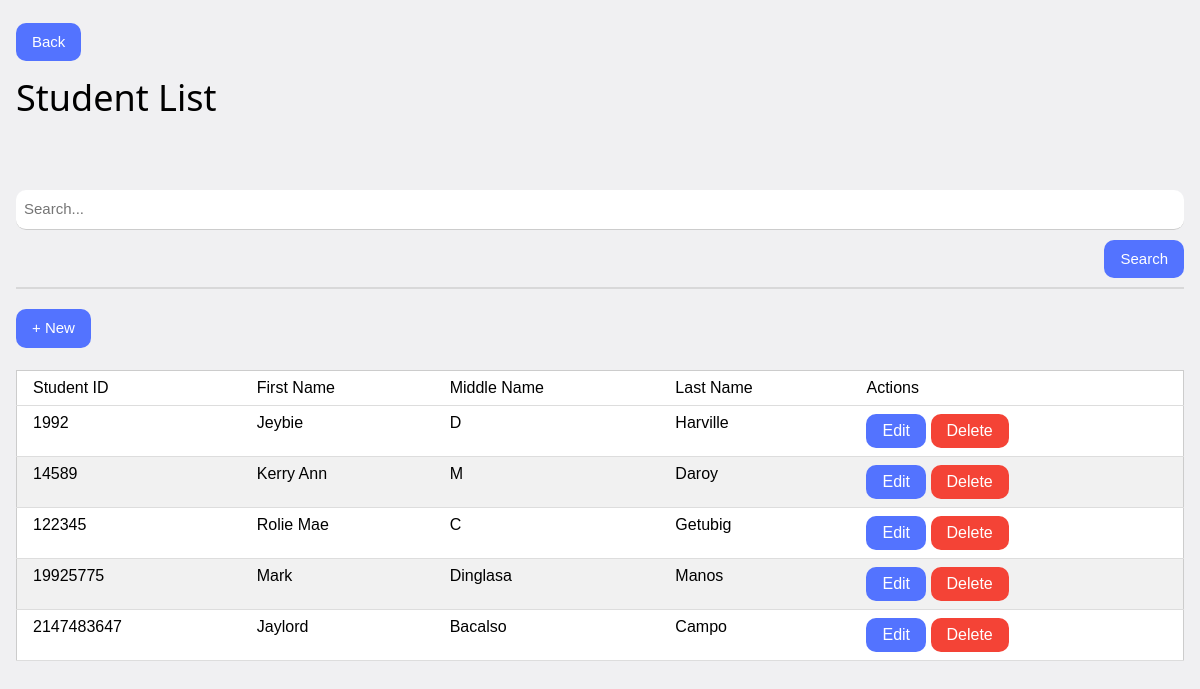
Page /students/index.php on the committed database.
### tables this page shows
CREATE TABLE `student` (
  `studID` int(11) NOT NULL,
  `studFName` text NOT NULL,
  `studMName` text NOT NULL,
  `studLName` text NOT NULL
);

### students/index.php (the view, shortened to what this page needs)
<?php
	include("../includes/config.php");
	include("../includes/header.php");
?>
	<body>
		<div class="w3-container">
			<br>
			<button onclick="location.href='../.'" class="w3-button w3-iskalar border-radius" >Back</button>
			<div class="border-radius">
				<h1>Student List</h1>
				<br>
				<br>
				<form action="search.php" method="POST">
					<div class="form-group">
						<input type="text" class="w3-input border-radius"  name="searchID" placeholder="Search..." required />
						<input type="submit" class="w3-button w3-iskalar border-radius w3-right" style="margin-top:10px;" name="search" value="Search" />
					</div>
				</form>
				<br>
				<hr style="border:1px solid rgba(0,0,0,0.1);">
				<button onclick="location.href='add.php'" class="w3-button w3-iskalar border-radius " style="margin-top:0px;" >+ New</button><br><br>
				<table class="w3-table-all">
					<thead>
						<tr>
							<td>Student ID</td>
							<td>First Name</td>
							<td>Middle Name</td>
							<td>Last Name</td>
							<td >Actions</td>
						</tr>
					</thead>
					<tbody>
					<?php
					$sql ="SELECT * FROM `student`";
					$query=$conn->query($sql);
					while($row=$query->fetch_assoc()){
					echo "
						<tr>
							<td>".$row['studID']."</td>
							<td>".$row['studFName']."</td>
							<td>".$row['studMName']."</td>
							<td>".$row['studLName']."</td>
							<td>
							<button onclick='edit(".$row['studID'].");' class='w3-button w3-iskalar border-radius'>Edit</button>
							<button onclick='deletes(".$row['studID'].");' class='w3-button w3-red border-radius'>Delete</button>
							</td>
						</tr>
					";
					}
					?>
					</tbody>
				</table>
			</div>
			<br>
			<br>
			<br>
		</div>
	</body>
</html>

### includes/header.php (shortened to what this page needs)
<html>
	<head>
		<link rel="stylesheet" href="includes/w3.css">
		<link rel="stylesheet" href="../includes/w3.css">
	</head>

### includes/w3.css (style rules this page uses)
html { box-sizing:border-box }
*,*:before,*:after { box-sizing:inherit }
html { -ms-text-size-adjust:100%;-webkit-text-size-adjust:100% }
body { margin:0 }
hr { box-sizing:content-box;height:0;overflow:visible }
button,input,select,textarea,optgroup { font:inherit;margin:0 }
button,input { overflow:visible }
button,select { text-transform:none }
button,[type=button],[type=reset],[type=submit] { --webkit-appearance:button }
html,body { font-family:Verdana,sans-serif;font-size:15px;line-height:1.5 }
html { overflow-x:hidden }
h1 { font-size:36px }
h1,h2,h3,h4,h5,h6 { font-family:"Segoe UI",Arial,sans-serif;font-weight:400;margin:10px 0 }
hr { border:0;border-top:1px solid #eee;margin:20px 0 }
.w3-table,.w3-table-all { border-collapse:collapse;border-spacing:0;width:100%;display:table }
.w3-table-all { border:1px solid #ccc }
.w3-bordered tr,.w3-table-all tr { border-bottom:1px solid #ddd }
.w3-table-all tr:nth-child(odd) { background-color:#fff }
.w3-table-all tr:nth-child(even) { background-color:#f1f1f1 }
.w3-table td,.w3-table th,.w3-table-all td,.w3-table-all th { padding:8px 8px;display:table-cell;text-align:left;vertical-align:top }
.w3-table th:first-child,.w3-table td:first-child,.w3-table-all th:first-child,.w3-table-all td:first-child { padding-left:16px }
.w3-btn,.w3-button { border:none;display:inline-block;padding:8px 16px;vertical-align:middle;overflow:hidden;text-decoration:none;color:inherit;background-color:inherit;text-align:center;cursor:pointer;white-space:nowrap }
.w3-btn,.w3-button { -webkit-touch-callout:none;-webkit-user-select:none;-khtml-user-select:none;-moz-user-select:none;-ms-user-select:none;user-select:none }
.w3-input { padding:8px;display:block;border:none;border-bottom:1px solid #ccc;width:100% }
.w3-container:after,.w3-container:before,.w3-panel:after,.w3-panel:before,.w3-row:after,.w3-row:before,.w3-row-padding:after,.w3-row-padding:before, .w3-cell-row:before,.w3-cell-row:after,.w3-clear:after,.w3-clear:before,.w3-bar:before,.w3-bar:after { content:"";display:table;clear:both }
.w3-container,.w3-panel { padding:0.01em 16px }
.w3-right { float:right!important }
.w3-red,.w3-hover-red:hover { color:#fff!important;background-color:#f44336!important }
.w3-iskalar,.w3-hover-iskalar:hover { color:#FFF!important;background-color:#5373FF!important }

### includes/header.php (style rules this page uses)
body { background:rgb(240,240,242); }
.border-radius { border-radius:10px; }
.form-group { margin-top:10px; }

### rows in the picture
student: studID "1992", studFName "Jeybie", studMName "D", studLName "Harville"
student: studID "14589", studFName "Kerry Ann", studMName "M", studLName "Daroy"
student: studID "122345", studFName "Rolie Mae", studMName "C", studLName "Getubig"
student: studID "19925775", studFName "Mark", studMName "Dinglasa", studLName "Manos"
student: studID "2147483647", studFName "Jaylord", studMName "Bacalso", studLName "Campo"
